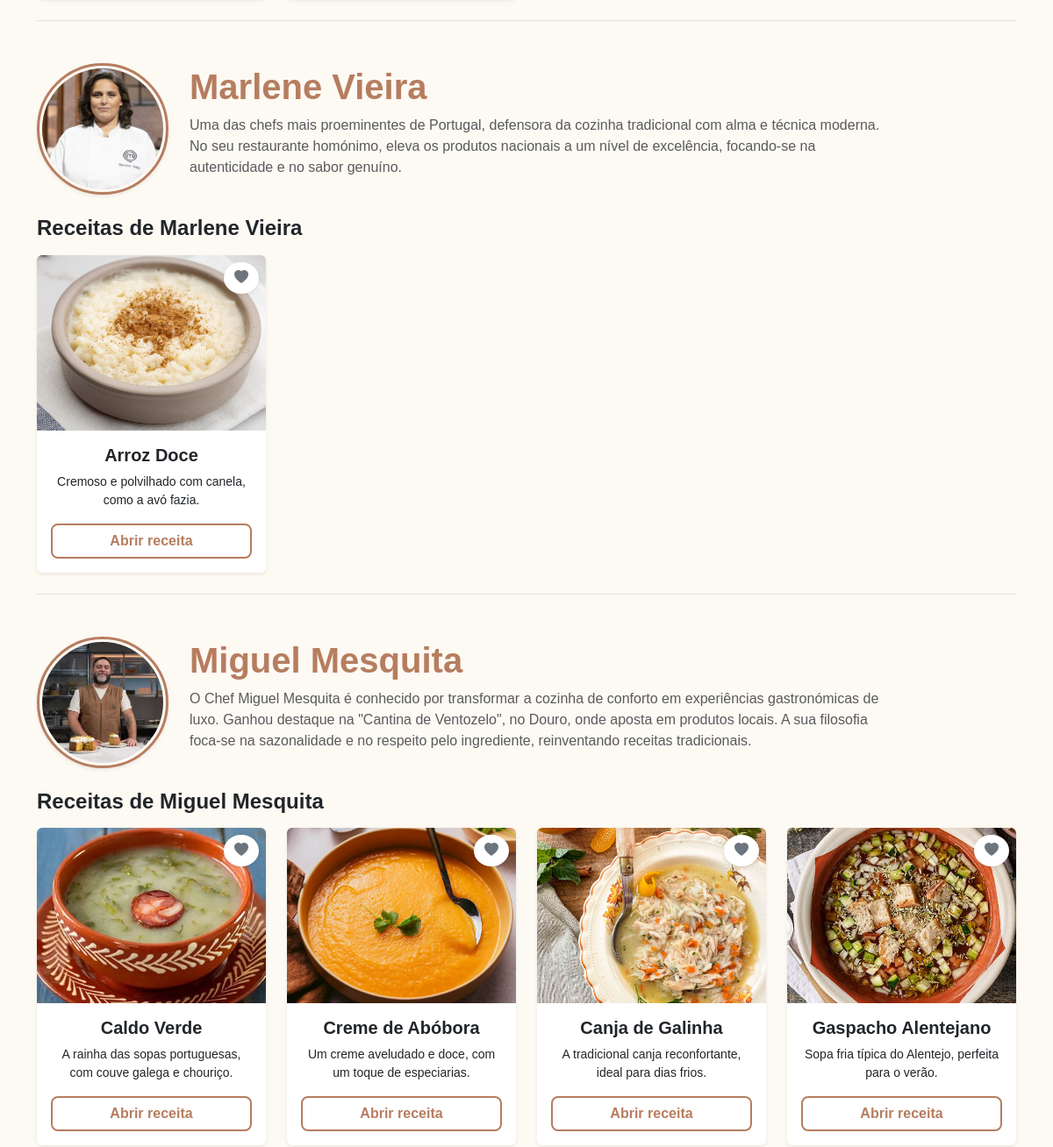
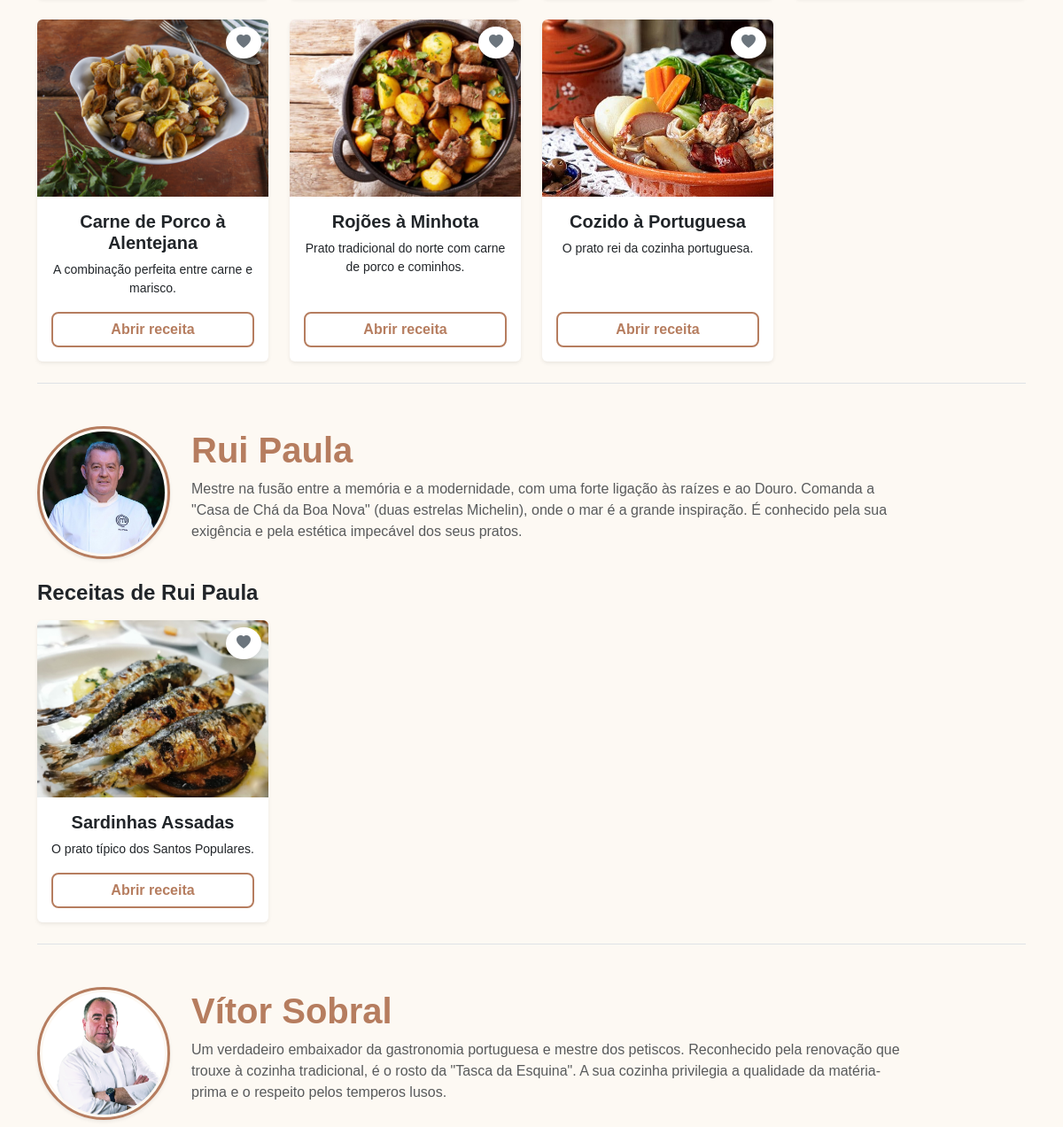
Page /chefs.php (middle part) on the earlier database version (2 pictures, top to bottom).
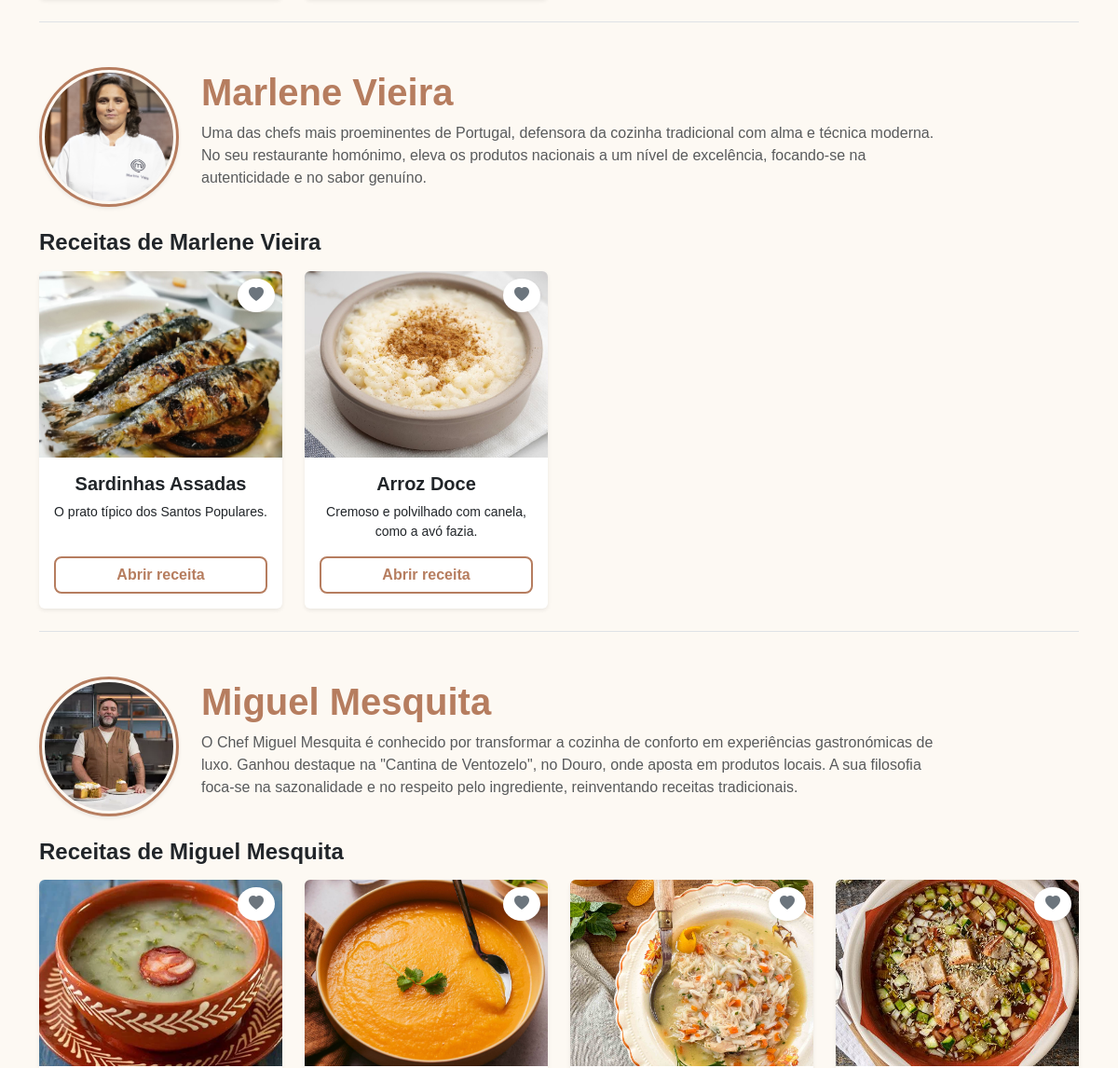
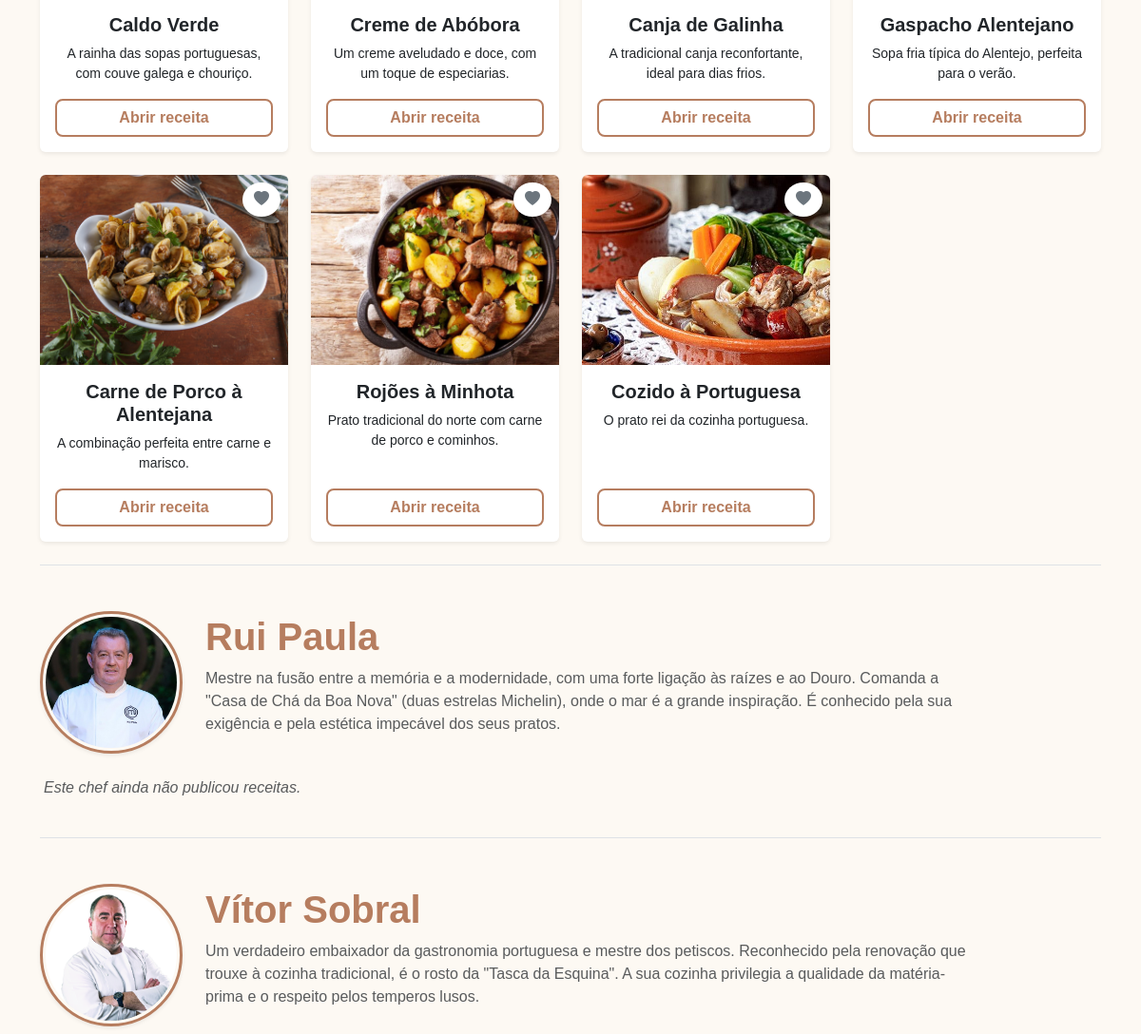
Same page on the later database version (2 pictures, top to bottom).
### tables this page shows
CREATE TABLE IF NOT EXISTS `chefs` (
  `id` int NOT NULL AUTO_INCREMENT,
  `nome` varchar(100) NOT NULL,
  `descricao` text,
  `imagem` varchar(100) NOT NULL,
  PRIMARY KEY (`id`)
);

CREATE TABLE IF NOT EXISTS `receitas` (
  `id` int NOT NULL AUTO_INCREMENT,
  `titulo` varchar(100) NOT NULL,
  `categoria` varchar(50) DEFAULT NULL,
  `imagem` varchar(255) DEFAULT NULL,
  `tempo_preparo` int DEFAULT NULL,
  `descricao` text,
  `id_chef` int DEFAULT NULL,
  `id_utilizador` int DEFAULT NULL,
  `estado` tinyint(1) DEFAULT '1',
  PRIMARY KEY (`id`)
);

### chefs.php (the view, shortened to what this page needs)
<?php
require('includes/connection.php');
$stmtChefs = $dbh->query("SELECT * FROM chefs ORDER BY nome ASC");
$lista_chefs = $stmtChefs->fetchAll(PDO::FETCH_ASSOC);
?>
<!DOCTYPE html>
<html lang="pt">
<head>
  <link href="css/bootstrap.min.css" rel="stylesheet">
  <link href="css/bootstrap-icons.min.css" rel="stylesheet">
  <link href="css/style.css" rel="stylesheet">
</head>
<body>
    <div class="container">
        <?php if (count($lista_chefs) > 0): ?>
            <?php foreach($lista_chefs as $chef): ?>
                <div id="chef-<?php echo $chef['id']; ?>" class="mb-5 pb-4 border-bottom">
                    <div class="d-flex flex-column flex-md-row align-items-center mb-4">
                        <div class="mb-3 mb-md-0">
                            <?php
                                $imgChef = !empty($chef['imagem']) && file_exists($chef['imagem']) ? $chef['imagem'] : 'imgs/avatar/avpadrao.jpg';
                            ?>
                            <img src="<?php echo $imgChef; ?>" alt="<?php echo $chef['nome']; ?>"
                                 class="rounded-circle shadow-sm"
                                 style="width: 150px; height: 150px; object-fit: cover; border: 3px solid rgb(182, 125, 95); padding: 3px;">
                        </div>
                        <div class="ms-md-4 text-center text-md-start">
                            <h2 class="fw-bold display-6" style="color: rgb(182, 125, 95);"><?php echo $chef['nome']; ?></h2>
                            <p class="text-muted mt-2" style="max-width: 800px;"><?php echo nl2br($chef['descricao']); ?></p>
                        </div>
                    </div>
                    <?php
                        $sqlRec = "SELECT * FROM receitas WHERE id_chef = ? AND estado =1 LIMIT 12";
                        $stmtRec = $dbh->prepare($sqlRec);
                        $stmtRec->execute([$chef['id']]);
                        $receitasChef = $stmtRec->fetchAll(PDO::FETCH_ASSOC);
                    ?>
                    <?php if (count($receitasChef) > 0): ?>
                        <h4 class="fw-semibold mb-3 text-center text-md-start">Receitas de <?php echo $chef['nome']; ?></h4>
                        <div class="row row-cols-1 row-cols-sm-2 row-cols-lg-4 g-4">
                            <?php foreach($receitasChef as $row):
                                $id = $row['id'];
                                $nome = $row['titulo'];
                                $imagem = $row['imagem'];
                                $descricao = !empty($row['descricao']) ? $row['descricao'] : "Uma receita deliciosa.";
                                $referencia = "receita.php?id=" . $id;
                                $e_favorito = false;
                                $classe_coracao = $e_favorito ? "text-danger" : "text-secondary";
                            ?>
                                <div class="col">
                                    <div class="card h-100 position-relative shadow-sm border-0">
                                        <div style="height: 200px; overflow: hidden;" class="rounded-top">
                                            <img src="<?php echo $imagem; ?>" class="w-100 h-100 object-fit-cover" alt="<?php echo $nome; ?>">
                                        </div>
                                        <button class="btn btn-light position-absolute top-0 end-0 m-2 rounded-circle shadow-sm favorite-btn"
                                                onclick="toggleFavorito(this, <?= $id ?>, '<?= addslashes($nome) ?>', '<?= $imagem ?>', '<?= $referencia ?>')"
                                                aria-label="Adicionar aos favoritos">
                                            <i class="bi bi-heart-fill <?php echo $classe_coracao; ?>"></i>
                                        </button>
                                        <div class="card-body text-center d-flex flex-column">
                                            <h5 class="card-title fw-bold"><?php echo $nome; ?></h5>
                                            <p class="card-text text-truncate-2 small"><?php echo $descricao; ?></p>
                                            <a href="<?php echo $referencia; ?>" class="btn btn-style2 mt-auto">Abrir receita</a>
                                        </div>
                                    </div>
                                </div>
                            <?php endforeach; ?>
                        </div>
                    <?php else: ?>
                        <p class="text-muted fst-italic ms-1 text-center text-md-start">Este chef ainda não publicou receitas.</p>
                    <?php endif; ?>
                </div>
            <?php endforeach; ?>
        <?php endif; ?>
    </div>
</body>
</html>

### css/style.css (style rules this page uses)
body { background-color: rgb(253, 249, 243); padding-top: 70px; font-family: 'Trebuchet MS', 'Lucida Sans Unicode', 'Lucida Grande', 'Lucida Sans', Arial, sans-serif; }
.favorite-btn { background-color: rgb(255, 255, 255) !important; border: none; box-shadow: none; }
.favorite-btn i { color: rgb(128, 128, 128); transition: color 0.3s ease; }
.btn-style2 { background-color: transparent; color: rgb(182, 125, 95); border: 2px solid rgb(182, 125, 95); border-radius: 8px; font-weight: 600; transition: all 0.3s ease; }

Differences in the rows shown:
changed chefs "Marlene Vieira": gains receitas (imagem (picture), titulo "Sardinhas Assadas", descricao "O prato típico dos Santos Populares.")
changed chefs "Rui Paula": nome "Rui Paula" → (not shown); loses receitas (imagem (picture), titulo "Sardinhas Assadas", descricao "O prato típico dos Santos Populares."); text "Receitas de" → "Este chef ainda não publicou receitas."
